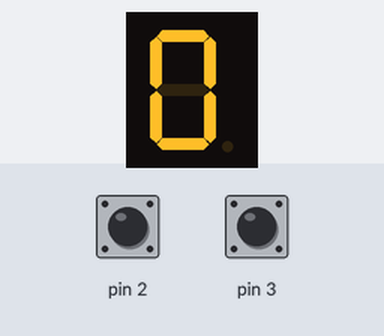
Bench run of a sketch on a simulated Arduino Uno, built with avr-gcc and run on an emulated ATmega328P. Shown: 1-digit seven-segment display. Wiring (from diagram.json): 1-digit 7-segment display, segments lit when LOW: segments pin 7, pin 8, pin 9, pin 10, pin 11, pin 12, pin 13, pin 6. Inputs (shaded band) come from the test bench; at power-on: pin 2 HIGH, pin 3 HIGH. The segment pins are drawn as the display they are named for.

Above: at 1.2 s.
1.3 s: pin 2 pulled LOW for 0.15 s
At 2.3 s:
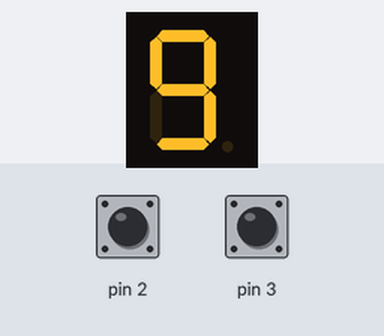
2.9 s: pin 2 pulled LOW for 1 s
At 4.8 s:
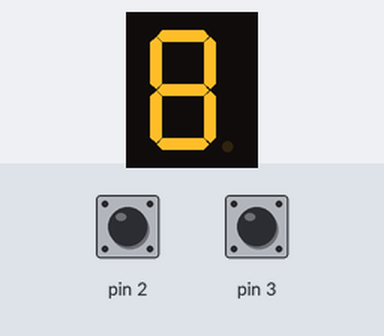
Timing chart, 0 to 6.3 s (numbered marks = the images above; inputs shaded):
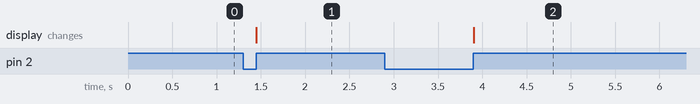

Measured:
- after the input at 1.3 s, the display: changes after 0.15 s (image 1)
- after the input at 2.9 s, the display: changes after 1.0 s (image 2)

The sketch:

sketch.ino
```cpp
// Tipe datanya sengaja dibuat byte karena
// tidak membutuhkan terlalu banyak memori
byte pinName[8] = {6, 7, 8, 9, 10, 11, 12, 13};
byte off[8] = {HIGH,HIGH,HIGH,HIGH,HIGH,HIGH,HIGH,HIGH};
byte digit[10][8]={{HIGH,LOW,LOW,LOW,LOW,LOW,LOW,HIGH},
               {HIGH,HIGH,LOW,LOW,HIGH,HIGH,HIGH,HIGH},
               {HIGH,LOW,LOW,HIGH,LOW,LOW,HIGH,LOW},
               {HIGH,LOW,LOW,LOW,LOW,HIGH,HIGH,LOW},
               {HIGH,HIGH,LOW,LOW,HIGH,HIGH,LOW,LOW},
               {HIGH,LOW,HIGH,LOW,LOW,HIGH,LOW,LOW},
               {HIGH,LOW,HIGH,LOW,LOW,LOW,LOW,LOW},
               {HIGH,LOW,LOW,LOW,HIGH,HIGH,HIGH,HIGH},
               {HIGH,LOW,LOW,LOW,LOW,LOW,LOW,LOW},
               {HIGH,LOW,LOW,LOW,LOW,HIGH,LOW,LOW}};
byte cnt,i;

void setup() {
  // put your setup code here, to run once:
  for(i=0; i<8;i++){
    pinMode(pinName[i], OUTPUT);
  }
  pinMode(2, INPUT_PULLUP);
  pinMode(3, INPUT_PULLUP);
}

void loop() {
  // put your main code here, to run repeatedly:
  if(digitalRead(2)==LOW){
    if (digitalRead(2)==LOW){
	    delay(10);
	    if(digitalRead(2)==LOW){
      	delay(10);
  	    while (!digitalRead(2)){delay(1);}

        if(cnt<=0){
          cnt=9;
        }else{
          cnt--;
        }
	    }
    }
    while(digitalRead(2)==LOW){}
  }
  else if(digitalRead(3)==LOW){
    if (digitalRead(3)==LOW){
	    delay(10);
	    if(digitalRead(3)==LOW){
      	delay(10);
  	    while (!digitalRead(3)){delay(1);}
        if(cnt>=9){
          cnt=0;
        }else{
          cnt++;
        }
	    }
    }
    while(digitalRead(3)==LOW){}
  }

  for(int i=0;i<8;i++){
    digitalWrite(pinName[i], digit[cnt][i]);
  }
}
```
